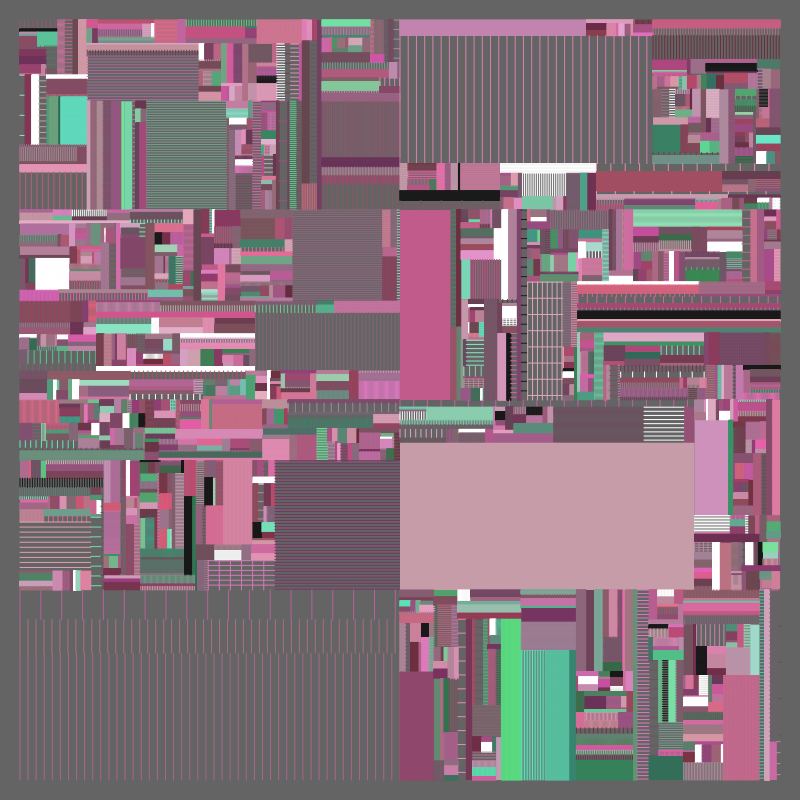
Frame 1 (no input)
Frame 60 (no input): identical to frame 1, image omitted
Frame 120 (the mouse pressed at the canvas centre since frame 60): identical to frame 1, image omitted

The p5.js sketch that drew this single still picture (run headless with seeded random() and noise() and a simulated clock; from frame 60 on, the mouse is pressed at the canvas centre):

// p5.js sketch
// ── sketch.js

let baseHue = 0.0;

function setup() {
  createCanvas(800, 800);
  background(100);

  baseHue = random(0, 360);

  let padding = 20;
  let xCount = floor(random(1, 6));
  let yCount = floor(random(1, 6));

  console.log("X: " + xCount);

  let blockWidth = (800 - padding * 2) / xCount;
  let blockHeight = (800 - padding * 2) / yCount;


  for (let x = 0; x < xCount; x++) {
    for (let y = 0; y < yCount; y++) {

      let xPos = padding + x * blockWidth;
      let yPos = padding + y * blockHeight;

      NYRect(xPos, yPos, blockWidth, blockHeight);
    }
  }
}

function NYRect(_x, _y, _width, _height) {

  let isSplit = false;
  if (random(0.0, 1.0) < 0.9)
    isSplit = true;

  if (_width < 10)
    isSplit = false;

  if (_height < 10)
    isSplit = false;

  if (isSplit) {
    let splitRatio = random(0.1, 0.9);

    let splitType = floor(random(0, 2)); // 0 or 1

    if (splitType == 0) {
      NYRect(_x, _y, _width * splitRatio, _height);
      NYRect(_x + _width * splitRatio, _y, _width * (1.0 - splitRatio), _height);
    }
    else {
      NYRect(_x, _y, _width, _height * splitRatio);
      NYRect(_x, _y + _height * splitRatio, _width, _height * (1.0 - splitRatio));
    }

  }
  else {
    let isHorizontal = false;
    let isVertical = false;

    let randomValue = random(0.0, 1.0); // 0 ~ 1
    if (randomValue < 0.2) {
      isHorizontal = true;
      isVertical = true;
    }
    else if (randomValue < 0.6) {
      isHorizontal = true;
    }
    else {
      isVertical = true;
    }

    let lines = random(3, 60);
    let lineXSpace = _width / lines;
    let lineYSpace = _height / lines;
    let lineWidth = 1;

    colorMode(HSB);
    let hue = baseHue + random(60, 90);
    let sat = random(20, 60);
    let bright = random(40, 90);

    if (random(0.0, 1.0) < 0.2)
      hue += 180;

    if(hue > 360)
      hue -= 360;

    let _color = color(hue, sat, bright);
    stroke(_color);

    let specialColorChance = random(0.0, 1.0);

    if (specialColorChance < 0.05)
      stroke(0, 0, 100);
    else if (specialColorChance > 0.98)
      stroke(0, 0, 10);

    let isFilled = false;
    if (random(0.0, 1.0) < 0.1)
      isFilled = true;

    if (isFilled) {
      noStroke();
      fill(_color);
      rect(_x, _y, _width, _height);
    }
    else {
      if (isHorizontal == true) {
        for (let i = 0; i <= lines; i++) {
          let lineX = _x + i * lineXSpace;

          strokeWeight(lineWidth);
          line(lineX, _y, lineX, _y + _height);
        }
      }

      if (isVertical == true) {
        for (let i = 0; i <= lines; i++) {
          let lineY = _y + i * lineYSpace;

          strokeWeight(lineWidth);
          line(_x, lineY, _x + _width, lineY);
        }
      }
    }
  }


}

function draw() {

}
